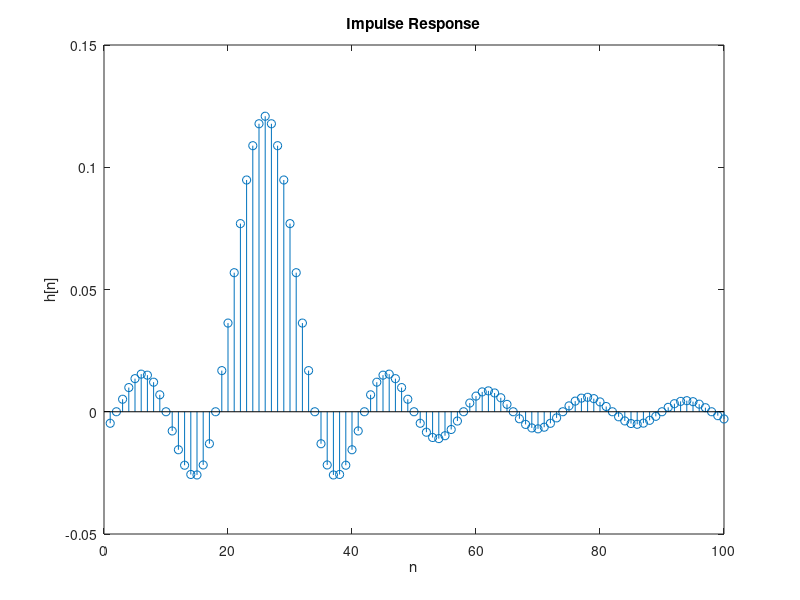
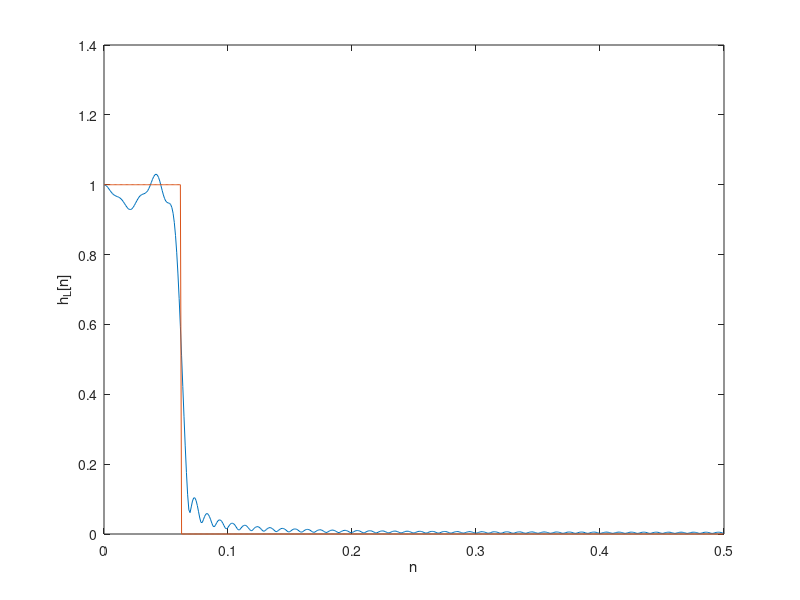
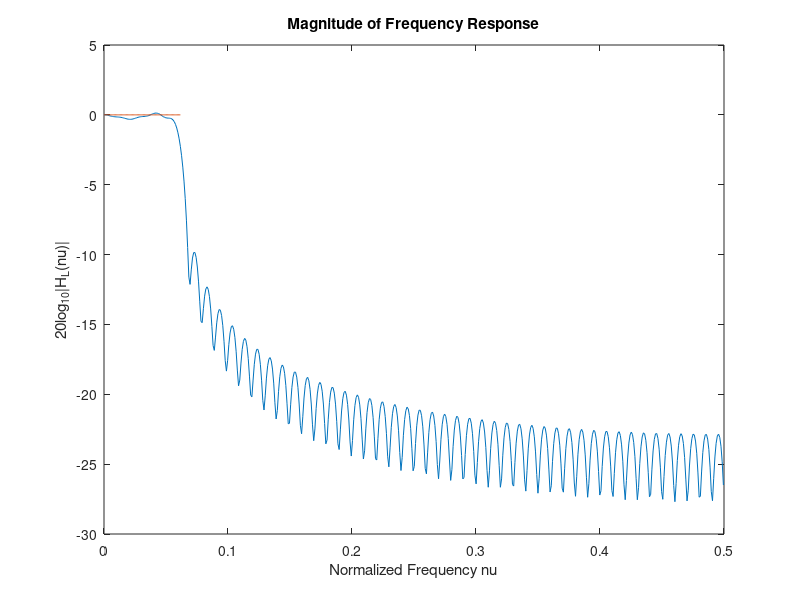
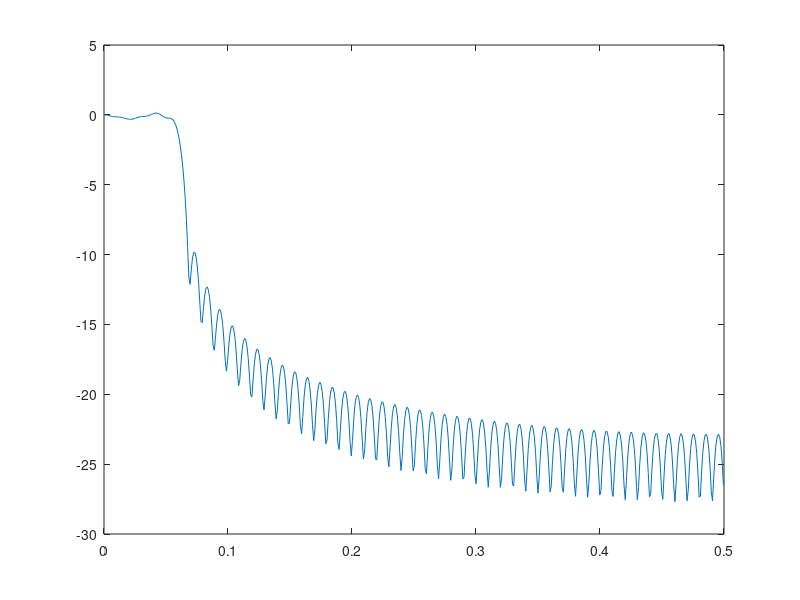

MATLAB code for these plots, in order: (Note: this script raises an error after producing the figures.)
%%%%%%%%%%%%%%%%%%%%%%%%%%%%%%%%%%%%%
% EQ 2300 - Digital Signal Processing
% Task 2
%%%%%%%%%%%%%%%%%%%%%%%%%%%%%%%%%%%%%
clear;
close;
clc;

nu_c_low  = 1/16;
nu_c_high = 1/8;

N = 100;
M = 25;
n = 0:1:N-1;

% Generate sinc impulse response
h = sinc(2*nu_c_low*(n-M));
A = 1/sum(h);
h = h * A;  % Normalize. H(0) = sum of h[n], so shoot for H(0) = 1
stem(h);
title('Impulse Response');
xlabel('n');
ylabel('h[n]');
figure;

% Ideal LPF
N_fft = 1024;
nu = linspace(0,1,N_fft);
H_ideal = [ones(1, round(N_fft*nu_c_low)), zeros(1, N_fft - round(N_fft*nu_c_low))];
H_ideal_dB = 20 * log10(H_ideal);

% Realizable LPF, from truncated sinc
H = fft(h,N_fft); % FFT of a normalized sinc impulse response
H_dB = 10 * log10(abs(H));

plot(nu(1:N_fft/2), abs(H(1:N_fft/2)));
hold on
plot(nu(1:N_fft/2), H_ideal(1:N_fft/2));

xlabel('n');
ylabel('h_L[n]');
figure;

plot(nu(1:(N_fft/2)), H_dB(1:(N_fft/2)));
hold on
plot(nu(1:(N_fft/2)), H_ideal_dB(1:(N_fft/2)));
title('Magnitude of Frequency Response');
xlabel('Normalized Frequency nu');
ylabel('20log_{10}|H_L(nu)|');
figure;



%% Plot filter freq response - compare with design specifications

plot(nu(1:(N_fft/2)), H_dB(1:(N_fft/2)));
xline(nu_c_low, 'red');
xline(nu_c_high, 'red');
yline(-40, 'red');
title('Filter Frequency Response');
figure;

%% Windows

M = 51;

w_bartlett = window(@bartlett,M);
w_hamming = window(@hamming, M);
w_chebysev = window(@chebwin, M);

subplot(1,3,1);
stem(w_bartlett, 'filled');
title('Bartlett');
subplot(1,3,2);
stem(w_hamming, 'filled');
title('Hamming');
subplot(1,3,3);
stem(w_chebysev, 'filled');
title('Chebysev');
set(gcf,'Position',[0 300 1200 300]);

figure;
%% Compare windows
% Bartlett's window

h_w = zeros(1,M);
for i = 1:M
    h_w(i) = h(i) * w_bartlett(i);
end
%stem(h_w,'filled')

N_fft = 1024;
nu = linspace(0,1,N_fft);
H_w = fft(h_w,N_fft);
H_w_dB = 20 * log10(abs(H_w));


subplot(1,3,1);
plot(nu(1:(N_fft/2)), H_w_dB(1:(N_fft/2)));
title('Bartlett');
xline(nu_c_low, 'red');
xline(nu_c_high, 'red');
yline(-40, 'red');
ylim([-140 0]);

% Hamming's window

h_w = zeros(1,M);
for i = 1:M
    h_w(i) = h(i) * w_hamming(i);
end
%stem(h_w,'filled')

N_fft = 1024;
nu = linspace(0,1,N_fft);
H_w = fft(h_w,N_fft);
H_w_dB = 20 * log10(abs(H_w));

subplot(1,3,2);
plot(nu(1:(N_fft/2)), H_w_dB(1:(N_fft/2)));
title('Hamming');
xline(nu_c_low, 'red');
xline(nu_c_high, 'red');
yline(-40, 'red');
ylim([-140 0]);

% Chebysevs's window

h_w = zeros(1,M);
for i = 1:M
    h_w(i) = h(i) * w_chebysev(i);
end
%stem(h_w,'filled')

N_fft = 1024;
nu = linspace(0,1,N_fft);
H_w = fft(h_w,N_fft);
H_w_dB = 20 * log10(abs(H_w));

subplot(1,3,3);
plot(nu(1:(N_fft/2)), H_w_dB(1:(N_fft/2)));
title('Chebysev');
xline(nu_c_low, 'red');
xline(nu_c_high, 'red');
yline(-40, 'red');
ylim([-140 0]);
set(gcf,'Position',[0 300 1200 300]);
